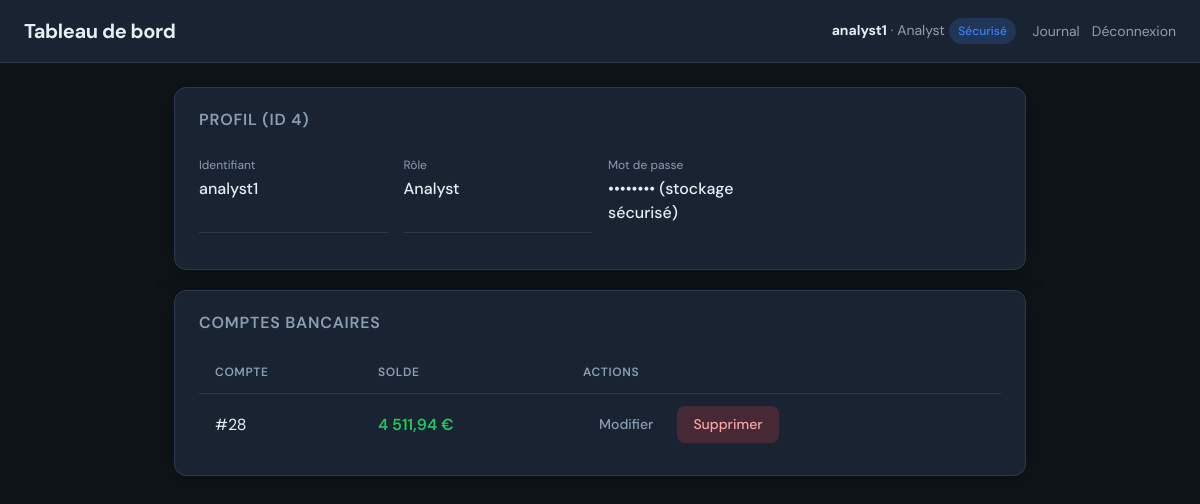
The page /dashboard.php?user_id=4 (signed in) on the database its author committed.
### tables this page shows
CREATE TABLE `users` (
  `id` int(11) NOT NULL AUTO_INCREMENT,
  `username` varchar(200) NOT NULL,
  `password` varchar(100) NOT NULL,
  `role` varchar(50) NOT NULL,
  PRIMARY KEY (`id`)
);

CREATE TABLE `accounts` (
  `id` int(11) NOT NULL,
  `user_id` int(11) NOT NULL,
  `balance` decimal(10,2) DEFAULT NULL,
  PRIMARY KEY (`id`, `user_id`),
  KEY `user_id` (`user_id`)
);

### dashboard.php (the view, shortened to what this page needs)
<?php
require_once "config.php";
$requestedUserId = isset($_GET['user_id']) ? $_GET['user_id'] : $_SESSION['user_id'];
$isSecureOrHashed = !empty($_SESSION['logged_via_secure']) || !empty($_SESSION['logged_via_secure_hash']);
if (!empty($_SESSION['logged_via_secure_hash'])) {
    $stmtUser = mysqli_prepare($conn, "SELECT id, username, role FROM users_hashed WHERE id = ?");
    mysqli_stmt_bind_param($stmtUser, "i", $requestedUserId);
    mysqli_stmt_execute($stmtUser);
    $resultUser = mysqli_stmt_get_result($stmtUser);
    $userData = mysqli_fetch_assoc($resultUser);
    mysqli_stmt_close($stmtUser);
} else {
    $sqlUser = "SELECT * FROM users WHERE id = " . (int) $requestedUserId;
    $resultUser = mysqli_query($conn, $sqlUser);
    $userData = mysqli_fetch_assoc($resultUser);
}
$sqlAccounts = "SELECT * FROM accounts WHERE user_id = " . (int) $requestedUserId;
$resultAccounts = mysqli_query($conn, $sqlAccounts);
$accountsList = [];
while ($row = mysqli_fetch_assoc($resultAccounts)) {
    $accountsList[] = $row;
}
?>
<!DOCTYPE html>
<html lang="fr">
<head>
</head>
<body>
    <header class="header">
        <h1>Tableau de bord</h1>
        <div class="header-right">
            <span class="user-badge">
                <strong><?php echo htmlspecialchars($_SESSION['username'], ENT_QUOTES, 'UTF-8'); ?></strong>
                · <?php echo htmlspecialchars($_SESSION['role'], ENT_QUOTES, 'UTF-8'); ?>
                <?php if (!empty($_SESSION['logged_via_secure'])): ?><span class="tag">Sécurisé</span><?php endif; ?>
            </span>
            <div class="nav-links">
                <a href="view_logs.php">Journal</a>
                <a href="logout.php">Déconnexion</a>
            </div>
        </div>
    </header>
    <main class="main">
        <section class="card">
            <h2>Profil (ID <?php echo (int) $requestedUserId; ?>)</h2>
            <?php if ($userData): ?>
                <dl class="user-grid">
                    <div class="user-item">
                        <dt>Identifiant</dt>
                        <dd><?php echo htmlspecialchars($userData['username'], ENT_QUOTES, 'UTF-8'); ?></dd>
                    </div>
                    <div class="user-item">
                        <dt>Rôle</dt>
                        <dd><?php echo htmlspecialchars($userData['role'], ENT_QUOTES, 'UTF-8'); ?></dd>
                    </div>
                    <div class="user-item">
                        <dt>Mot de passe</dt>
                        <dd><?php echo $isSecureOrHashed ? '•••••••• (stockage sécurisé)' : htmlspecialchars($userData['password'] ?? '', ENT_QUOTES, 'UTF-8') . ' (en clair)'; ?></dd>
                    </div>
                </dl>
            <?php else: ?>
                <p class="empty-state">Aucun utilisateur trouvé pour cet ID.</p>
            <?php endif; ?>
        </section>
        <section class="card">
            <h2>Comptes bancaires</h2>
            <?php if (!empty($accountsList)): ?>
                <table class="accounts-table">
                    <thead>
                        <tr>
                            <th>Compte</th>
                            <th>Solde</th>
                            <th>Actions</th>
                        </tr>
                    </thead>
                    <tbody>
                        <?php foreach ($accountsList as $account): ?>
                        <tr>
                            <td>#<?php echo (int) $account['id']; ?></td>
                            <td><span class="balance"><?php echo htmlspecialchars(number_format((float) $account['balance'], 2, ',', ' ')); ?> €</span></td>
                            <td>
                                <div class="actions-cell">
                                    <a href="edit_account.php?id=<?php echo (int) $account['id']; ?>&user_id=<?php echo (int) $requestedUserId; ?>" class="btn btn-ghost">Modifier</a>
                                    <a href="delete_account.php?id=<?php echo (int) $account['id']; ?>&user_id=<?php echo (int) $requestedUserId; ?>" class="btn btn-danger" onclick="return confirm('Supprimer ce compte ?');">Supprimer</a>
                                </div>
                            </td>
                        </tr>
                        <?php endforeach; ?>
                    </tbody>
                </table>
            <?php else: ?>
                <p class="empty-state">Aucun compte lié.</p>
            <?php endif; ?>
        </section>
    </main>
</body>
</html>

### dashboard.php (style rules this page uses)
:root { --bg: #0f1419; --surface: #1a2332; --surface-hover: #243044; --border: #2d3a4d; --text: #e6edf3; --text-muted: #8b9eb5; --accent: #3b82f6; --accent-hover: #2563eb; --success: #22c55e; --error: #ef4444; --radius: 12px; --radius-sm: 8px; --shadow: 0 4px 24px rgba(0,0,0,0.25); }
* { box-sizing: border-box; }
body { font-family: 'DM Sans', sans-serif; margin: 0; min-height: 100vh; background: var(--bg); color: var(--text); line-height: 1.5; }
.header { background: var(--surface); border-bottom: 1px solid var(--border); padding: 1rem 1.5rem; display: flex; align-items: center; justify-content: space-between; flex-wrap: wrap; gap: 1rem; }
.header h1 { margin: 0; font-size: 1.25rem; font-weight: 700; letter-spacing: -0.02em; }
.header-right { display: flex; align-items: center; gap: 1rem; flex-wrap: wrap; }
.user-badge { font-size: 0.875rem; color: var(--text-muted); }
.user-badge strong { color: var(--text); }
.tag { display: inline-block; padding: 0.25rem 0.6rem; border-radius: 999px; font-size: 0.75rem; font-weight: 500; background: rgba(59, 130, 246, 0.2); color: var(--accent); }
.main { max-width: 900px; margin: 0 auto; padding: 1.5rem; }
.card { background: var(--surface); border: 1px solid var(--border); border-radius: var(--radius); padding: 1.25rem 1.5rem; margin-bottom: 1.25rem; box-shadow: var(--shadow); }
.card h2 { margin: 0 0 1rem 0; font-size: 1rem; font-weight: 600; color: var(--text-muted); text-transform: uppercase; letter-spacing: 0.05em; }
.user-grid { display: grid; grid-template-columns: repeat(auto-fill, minmax(180px, 1fr)); gap: 1rem; }
.user-item { padding: 0.5rem 0; border-bottom: 1px solid var(--border); }
.user-item:last-child { border-bottom: none; }
.user-item dt { font-size: 0.75rem; color: var(--text-muted); margin-bottom: 0.2rem; }
.user-item dd { margin: 0; font-weight: 500; }
.accounts-table { width: 100%; border-collapse: collapse; }
.accounts-table th, .accounts-table td { padding: 0.75rem 1rem; text-align: left; border-bottom: 1px solid var(--border); }
.accounts-table th { font-size: 0.75rem; font-weight: 600; color: var(--text-muted); text-transform: uppercase; letter-spacing: 0.05em; }
.accounts-table tr:last-child td { border-bottom: none; }
.balance { font-weight: 600; font-variant-numeric: tabular-nums; color: var(--success); }
.btn { display: inline-block; padding: 0.5rem 1rem; border-radius: var(--radius-sm); font-size: 0.875rem; font-weight: 500; text-decoration: none; border: none; cursor: pointer; font-family: inherit; transition: background 0.15s, color 0.15s; }
.btn-ghost { background: transparent; color: var(--text-muted); }
.btn-danger { background: rgba(239, 68, 68, 0.2); color: #fca5a5; }
.actions-cell { display: flex; gap: 0.5rem; flex-wrap: wrap; }
.nav-links { display: flex; gap: 0.75rem; flex-wrap: wrap; }
.nav-links a { color: var(--text-muted); text-decoration: none; font-size: 0.875rem; }

### rows shown on the page
users: username "analyst1", role "Analyst"
accounts: id "28", balance "4 511,94"

### other values the page prints
$_SESSION['username'] "analyst1"
$_SESSION['role'] "Analyst"
$requestedUserId "4"
